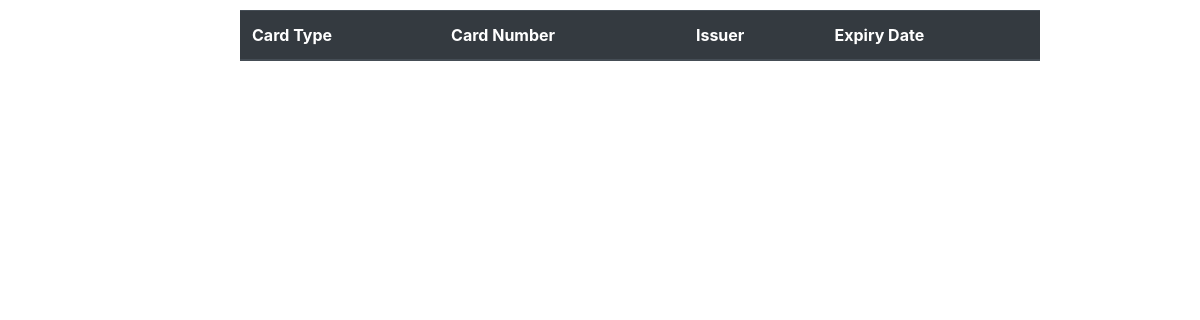
Page /walletapp/cards/ on the earlier database version.
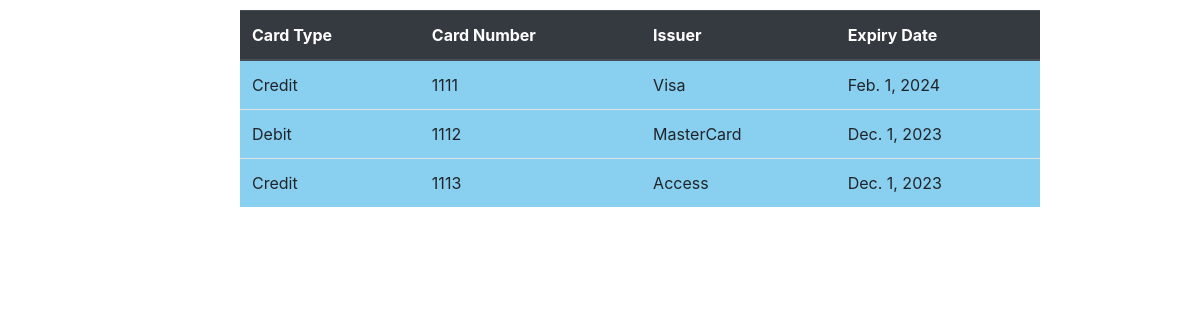
Same page on the later database version.
### walletapp/models.py (models this page shows)
class Card(models.Model):
    card_number= models.IntegerField()
    card_type= models.CharField(max_length=20)
    expiry_date = models.DateField()
    security_code = models.IntegerField()
    date_of_issue = models.DateTimeField()
    wallet= models.ForeignKey("Wallet",on_delete=models.CASCADE,related_name='Card_wallet')
    account= models.ForeignKey("Account",on_delete=models.CASCADE,related_name='Card_account')
    issuer= models.CharField(max_length=10)

### walletapp/views.py (the view)
# urls.py: path('cards/', views.list_cards, name="cards_list"),
def list_cards(request):
    cards = models.Card.objects.all()
    return render(request, "cards_list.html",{'cards': cards})

### walletapp/templates/cards_list.html (shortened to what this page needs)
<!DOCTYPE html>
<html lang="en">
<head>
    <link rel="stylesheet" href="https://cdn.jsdelivr.net/npm/bootstrap@4.3.1/dist/css/bootstrap.min.css">
</head>
<body>
    <table class="table" style="width: 50rem; margin-top:10px;margin-left: 20%; padding:2% 5%; background-color:#88CFF0;">
        <thead class="thead-dark">        <tr>
            <th>Card Type</th>
            <th>Card Number</th>
            <th>Issuer</th>
            <th>Expiry Date</th>
        </tr>
        </thead>
        <tr>
            {%for card in cards%}
            <td>{{card.card_type}}</td>
            <td>{{card.card_number}}</td>
            <td>{{card.issuer}}</td>
            <td>{{card.expiry_date}}</td>
        </tr>
        {% endfor %}
    </table>
</body>
</html>

Differences in the rows shown:
added Card: card_type "Credit", card_number "1111", issuer "Visa", expiry_date "Feb. 1, 2024"
added Card: card_type "Debit", card_number "1112", issuer "MasterCard", expiry_date "Dec. 1, 2023"
added Card: card_type "Credit", card_number "1113", issuer "Access", expiry_date "Dec. 1, 2023"
